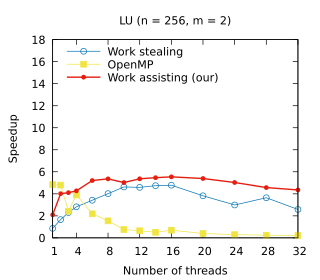

Write gnuplot code to recreate this figure.
set title "LU (n = 256, m = 2)"
set terminal pdf size 3.2,2.8
set output "./results/LU_n___256,_m___2.pdf"
set key on
set key top left Left reverse
set xrange [1:32]
set xtics (1, 4, 8, 12, 16, 20, 24, 28, 32)
set xlabel "Number of threads"
set yrange [0:18]
set ylabel "Speedup"
plot './results/LU_n___256,_m___2.dat' using 1:2 title "Work stealing" ls 6 lw 1 pointsize 0.7 with linespoints, \
  './results/LU_n___256,_m___2.dat' using 1:3 title "OpenMP" ls 5 lw 1 pointsize 0.7 with linespoints, \
  './results/LU_n___256,_m___2.dat' using 1:4 title "Work assisting (our)" ls 7 lw 2 pointsize 0.4 with linespoints
